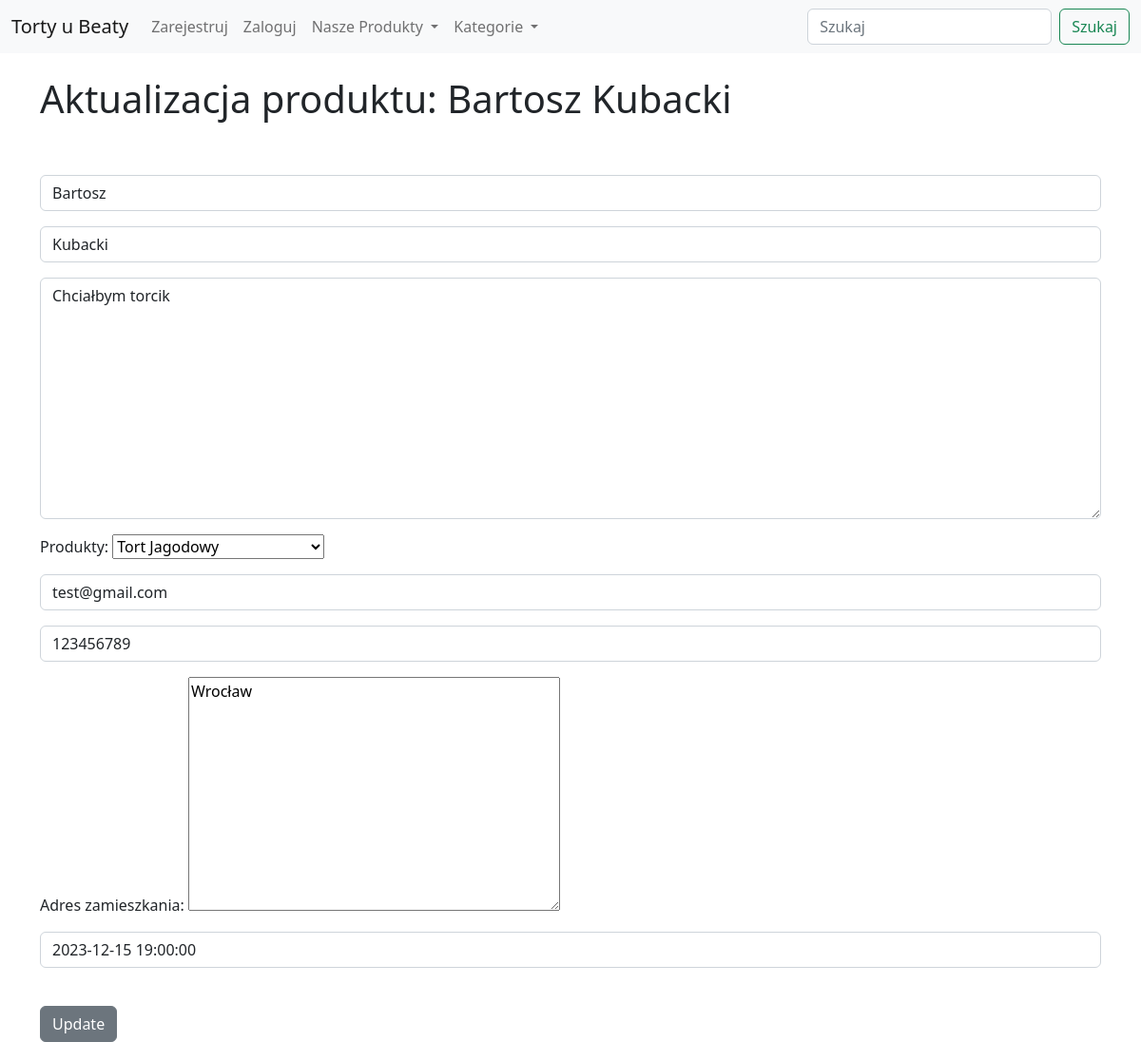
The page /update_order/1/ on the database its author committed.
### Cakes/models.py (models this page shows)
class Order(models.Model):
    name = models.CharField(max_length=100, verbose_name='Imię')
    last_name = models.CharField(max_length=100, verbose_name='Nazwisko')
    description = models.TextField(blank=True, verbose_name='Opis')
    product = models.ForeignKey(Product, on_delete=models.CASCADE, blank=True, null=True, verbose_name='produkt')
    email = models.EmailField(blank=True)
    phone = models.CharField(max_length=100, verbose_name='numer telefonu:')
    adress = models.TextField(verbose_name='adres zamieszkania')
    deadline = models.DateTimeField('Order_date')
    status = models.IntegerField(choices=IS_ACTIVE, blank=True, null=True, default=1)
    manager = models.ForeignKey(User, blank=True, null=True, on_delete=models.SET_NULL)
    website_users = models.ForeignKey(WebsiteUser, on_delete=models.CASCADE, null=True)
    def __str__(self):
        return self.name + ' ' + self.last_name

class Product(models.Model):
    category = models.ForeignKey(Category, on_delete=models.CASCADE, default=True, null=True)
    name = models.CharField(max_length=200)
    description = models.TextField(blank=True)
    estimated_price = models.DecimalField(max_digits=6, decimal_places=2)
    product_image = models.ImageField(null=True, blank=True, upload_to="images/")
    ingredients_list = models.ManyToManyField(Ingredients, blank=True)
    def __str__(self):
        return self.name

### Cakes/views.py (the view)
# urls.py: path('update_order/<order_id>/', UpdateOrder, name='update-order'),
def UpdateOrder(request, order_id):
    order = Order.objects.get(pk=order_id)
    form = OrderForm(request.POST or None, instance=order)
    context = {'order': order,
               'form': form}
    if form.is_valid():
        form.save()
        return redirect('my-order-view')
    return render(request, 'Shop/update_order.html', context)

### Cakes/templates/Shop/update_order.html (shortened to what this page needs)
{% extends 'Shop/base.html' %}
{% block content %}
<h1>Aktualizacja produktu: {{ order }}</h1>
<br/><br/>
<form action="" method="post" enctype="multipart/form-data">
    {{ form.as_p }}
    <br/>
    <input type="submit" value="Update" class="btn btn-secondary">
</form>
{% endblock %}

### rows shown on the page
Order: name+last_name "Bartosz Kubacki", name "Bartosz", last_name "Kubacki", description "Chciałbym torcik", product "Tort Jagodowy", email "test@gmail.com", phone "123456789", adress "Wrocław", deadline "2023-12-15 19:00:00"
